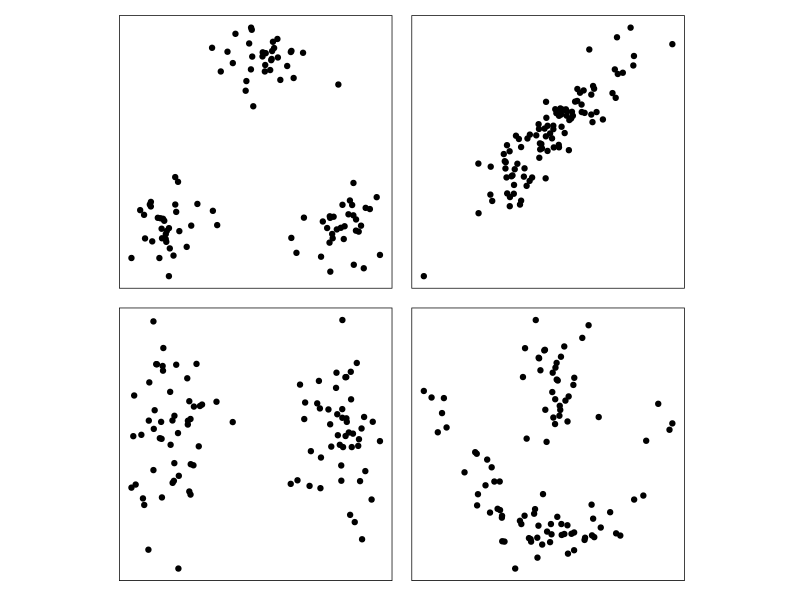
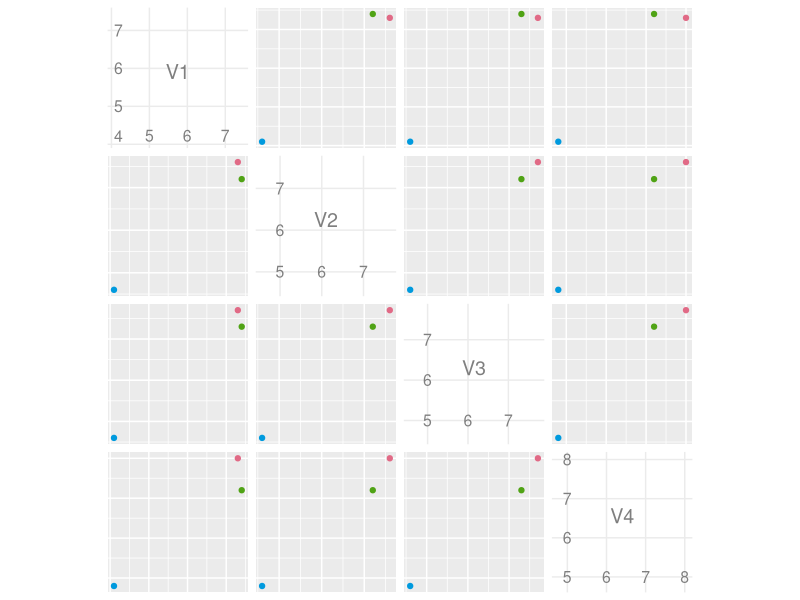
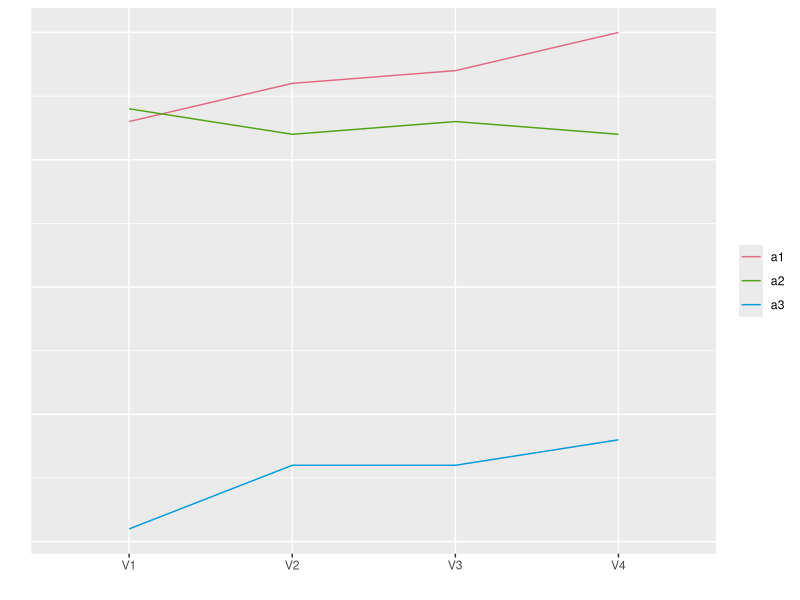

Source code (R) for these figures, in order:
## ---- chunk 1
#| label: fig-ideal-clusters
#| echo: FALSE
#| fig-width: 5
#| fig-height: 5
#| out-width: "100%"
#| fig-cap: "Different structures in data and their impact on cluster analysis.  When there are well-separated groups (top left), it is simple to group similar observations. Even when there are not (top right), partitioning observations into groups may still be useful. There may be nuisance variables that do not contribute to the clustering (bottom left), and there may oddly shaped clusters (bottom right)."
d.separated.clusters <- matrix(rnorm(99*2), ncol=2)
d.separated.clusters[1:33,1] <-
  d.separated.clusters[1:33,1]+8
d.separated.clusters[34:66,2] <-
  d.separated.clusters[34:66,2]+8
d.separated.clusters[34:66,1] <-
  d.separated.clusters[34:66,1]+4
d.unseparated.clusters <- matrix(rnorm(99*2), ncol=2)
vc <- matrix(c(1,0.6,0.6,1),ncol=2,byrow=T)
d.unseparated.clusters <- d.unseparated.clusters%*%vc
d.nuisance <- matrix(rnorm(99*2), ncol=2)
d.nuisance[1:49,1] <- d.nuisance[1:49,1]+8
d.odd.shapes <- matrix(rnorm(99*2),ncol=2)
d.odd.shapes[1:66,2] <- (d.odd.shapes[1:66,1])^2-5 + rnorm(66)*0.6
d.odd.shapes[1:66,1] <- d.odd.shapes[1:66,1]*3

d.separated.clusters <-
  data.frame(d.separated.clusters)
d.unseparated.clusters <-
  data.frame(d.unseparated.clusters)
d.nuisance <-
  data.frame(d.nuisance)
d.odd.shapes <-
  data.frame(d.odd.shapes)
library(ggplot2)
library(patchwork)
p1 <- ggplot(d.separated.clusters, aes(x=X1, y=X2)) + 
  geom_point() + 
  theme(aspect.ratio=1,
        axis.text = element_blank(),
        axis.title = element_blank(),
        axis.ticks = element_blank(),
        panel.background = element_rect("white"),
        panel.border = element_rect("black", fill=NA, 
             linewidth = 0.5))
p2 <- ggplot(d.unseparated.clusters, aes(x=X1, y=X2)) + 
  geom_point() + 
  theme(aspect.ratio=1,
        axis.text = element_blank(),
        axis.title = element_blank(),
        axis.ticks = element_blank(),
        panel.background = element_rect("white"),
        panel.border = element_rect("black", fill=NA, 
             linewidth = 0.5))
p3 <- ggplot(d.nuisance, aes(x=X1, y=X2)) + 
  geom_point() + 
  theme(aspect.ratio=1,
        axis.text = element_blank(),
        axis.title = element_blank(),
        axis.ticks = element_blank(),
        panel.background = element_rect("white"),
        panel.border = element_rect("black", fill=NA, 
             linewidth = 0.5))
p4 <- ggplot(d.odd.shapes, aes(x=X1, y=X2)) + 
  geom_point() + 
  theme(aspect.ratio=1,
        axis.text = element_blank(),
        axis.title = element_blank(),
        axis.ticks = element_blank(),
        panel.background = element_rect("white"),
        panel.border = element_rect("black", fill=NA, 
             linewidth = 0.5))
print(p1 + p2 + p3 + p4 + plot_layout(ncol=2))
## ---- chunk 2
#| message: FALSE
#| fig-width: 4
#| fig-height: 4
x <- tibble::tibble(V1 = c(7.3, 7.4, 4.1),
                    V2 = c(7.6, 7.2, 4.6),
                    V3 = c(7.7, 7.3, 4.6),
                    V4 = c(8.0, 7.2, 4.8),
                    point = factor(c("a1", "a2", "a3")))
library(GGally)
library(colorspace)
library(gridExtra)
pscat <- ggpairs(x, columns=1:4,
                 upper=list(continuous="points"),
                 diag=list(continuous="blankDiag"),
                 axisLabels="internal",
                 ggplot2::aes(colour=point)) +
    scale_colour_discrete_qualitative(
      palette = "Dark 3") +
    theme(aspect.ratio=1)
pscat
## ---- chunk 3
#| fig-width: 3
#| fig-height: 3.4
ppar <- ggparcoord(x, columns=1:4, 
                   groupColumn = 5, 
                   scale = "globalminmax") +
          scale_colour_discrete_qualitative(
            palette = "Dark 3") +
  xlab("") + ylab("") + 
  theme(axis.ticks.y = element_blank(),
        axis.text.y = element_blank(),
        legend.title = element_blank())
ppar
